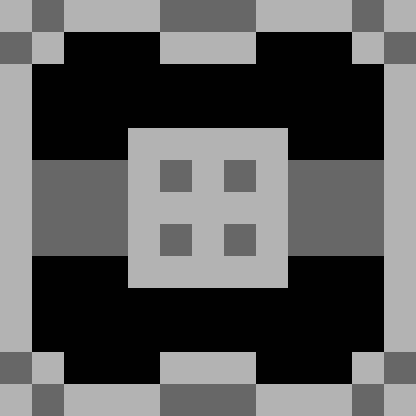

This game map was drawn from its Tiled (.tmx) file and the tilesets committed beside it. A one-line description and the full map source follow:
An orthogonal 13x13 tile map with 32x32 px tiles, 1 tile layer (Tile Layer 1) and 6 objects (2x test, 2x test2, 2x spawner).

<map version="1.0" tiledversion="1.1.5" orientation="orthogonal" renderorder="right-down" width="13" height="13" tilewidth="32" tileheight="32" infinite="0" nextobjectid="21">
 <tileset firstgid="1" source="tiles.tsx" />
 <layer name="Tile Layer 1" width="13" height="13">
  <data encoding="csv">
3,6,3,3,3,6,6,6,3,3,3,6,3,
6,3,0,0,0,3,3,3,0,0,0,3,6,
3,0,0,0,0,0,0,0,0,0,0,0,3,
3,0,0,0,0,0,0,0,0,0,0,0,3,
3,0,0,0,3,3,3,3,3,0,0,0,3,
3,6,6,6,3,6,3,6,3,6,6,6,3,
3,6,6,6,3,3,3,3,3,6,6,6,3,
3,6,6,6,3,6,3,6,3,6,6,6,3,
3,0,0,0,3,3,3,3,3,0,0,0,3,
3,0,0,0,0,0,0,0,0,0,0,0,3,
3,0,0,0,0,0,0,0,0,0,0,0,3,
6,3,0,0,0,3,3,3,0,0,0,3,6,
3,6,3,3,3,6,6,6,3,3,3,6,3
</data>
 </layer>
 <objectgroup name="slug">
  <object id="3" name="Slug1" type="test" x="144" y="147">
   <properties>
    <property name="index" type="int" value="1" />
    <property name="team" type="int" value="1" />
   </properties>
   <point />
  </object>
  <object id="13" name="Slug1" type="test" x="176" y="146">
   <properties>
    <property name="index" type="int" value="2" />
   </properties>
   <point />
  </object>
  <object id="17" name="Slug2" type="test2" x="337" y="181">
   <properties>
    <property name="index" type="int" value="2" />
   </properties>
   <point />
  </object>
  <object id="18" name="Slug2" type="test2" x="337" y="211">
   <properties>
    <property name="index" type="int" value="1" />
    <property name="team" type="int" value="2" />
   </properties>
   <point />
  </object>
  <object id="19" name="spawner" type="spawner" x="209" y="19">
   <properties>
    <property name="index" type="int" value="1" />
    <property name="spawner" type="bool" value="true" />
   </properties>
   <point />
  </object>
  <object id="20" name="spawner" type="spawner" x="209" y="402">
   <properties>
    <property name="index" type="int" value="2" />
    <property name="spawner" type="bool" value="true" />
   </properties>
   <point />
  </object>
 </objectgroup>
</map>
